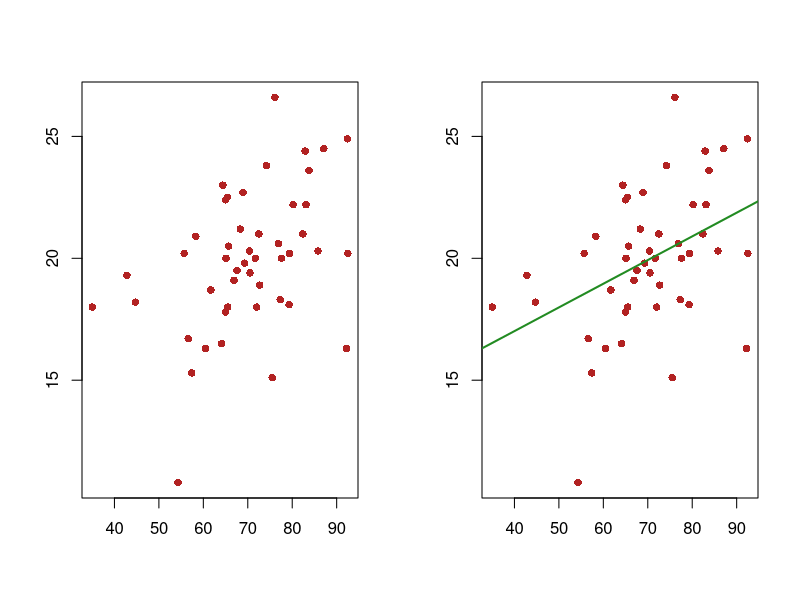
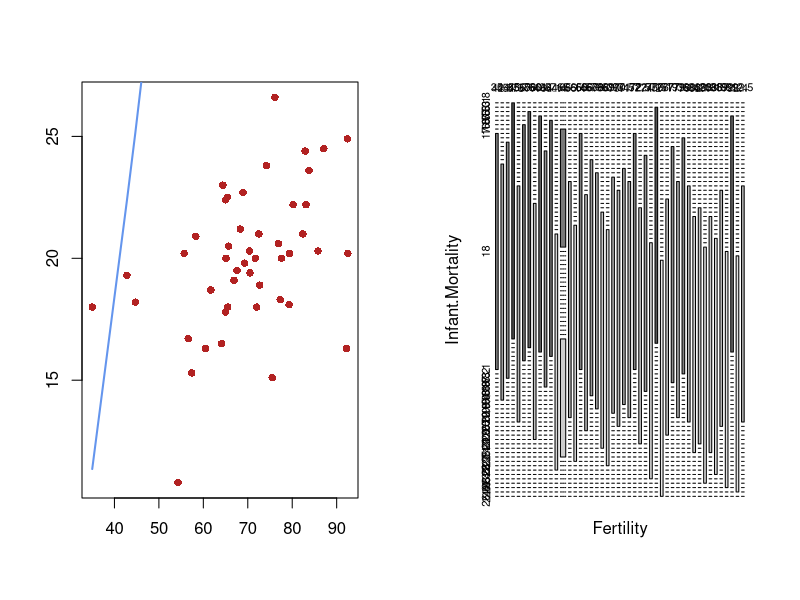

These charts were generated, in order, by the following R code:
## ---- chunk 1
data(swiss)
## ---- chunk 2
par(mfrow=c(1,2))
plot(x = swiss$Fertility, y = swiss$Infant.Mortality,xlab = "", ylab = "", main = "",
     type = "p", pch = 16, col = "firebrick") 
plot(x = swiss$Fertility, y = swiss$Infant.Mortality,xlab = "", ylab = "", main = "",
     type = "p", pch = 16, col = "firebrick") 
abline(reg=lm(Infant.Mortality~Fertility,data=swiss),col="forestgreen",lwd=2)
plot(x = swiss$Fertility, y = swiss$Infant.Mortality,xlab = "", ylab = "", main = "",
     type = "p", pch = 16, col = "firebrick") 
lines(lowess(swiss),col="cornflowerblue",lwd=2)
mosaicplot(~ Fertility + Infant.Mortality, data = swiss, main="",color = TRUE)
